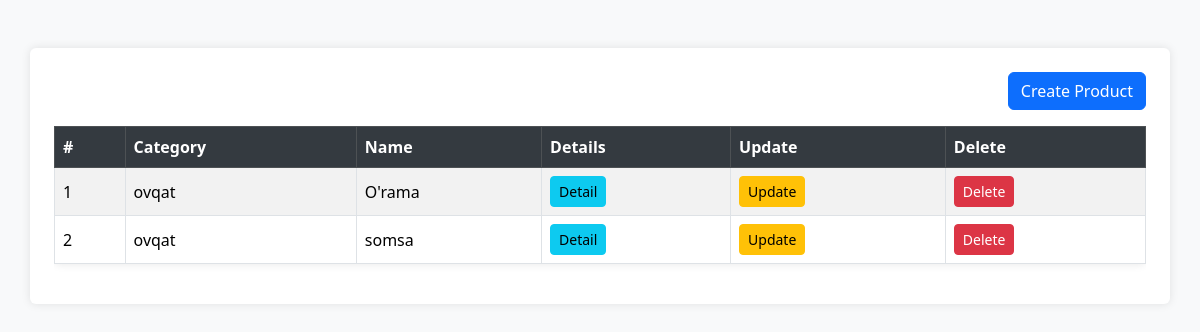
The page /main/back-office/product/list/ on the database as committed earlier.
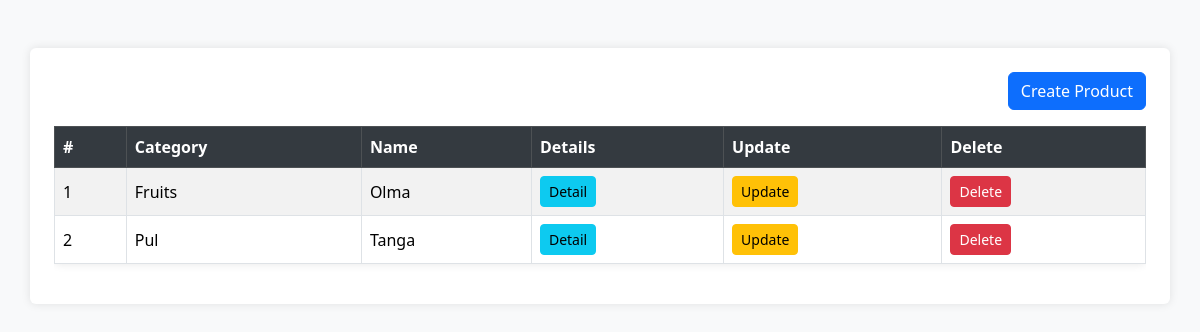
The same page on the database as committed later.
### Goods/models.py (models this page shows, shortened)
class Product(models.Model):
    name = models.CharField(max_length=255)
    quantity = models.PositiveIntegerField(default=1)
    price = models.DecimalField(max_digits=8, decimal_places=2)
    category = models.ForeignKey(Category, on_delete=models.CASCADE, related_name='products')
    description = models.TextField()

class Category(models.Model):
    name = models.CharField(max_length=255)
    title = models.TextField()
    img = models.ImageField(upload_to='category_img')

### Goods/back-office/product/views.py (the view)
# urls.py: path('list/', views.listProduct, name='listProduct'),
def listProduct(request):
    queryset = models.Product.objects.all()
    context = {}
    context['queryset'] = queryset
    return render(request, 'back-office/product/list.html',context)

### templates/back-office/product/list.html (shortened to what this page needs)
<!DOCTYPE html>
{% load static %}
<html lang="en">
<head>
    <link href="https://cdn.jsdelivr.net/npm/bootstrap@5.3.3/dist/css/bootstrap.min.css" rel="stylesheet">
</head>
<body>
    <div class="container mt-5">
        <div class="d-flex justify-content-end mb-3">
            <a href="{% url 'createProduct' %}" class="btn btn-primary">Create Product</a>
        </div>
        <div class="table-responsive">
            <table class="table table-bordered table-striped">
                <thead class="table-dark">
                    <tr>
                        <th>#</th>
                        <th>Category</th>
                        <th>Name</th>
                        <th>Details</th>
                        <th>Update</th>
                        <th>Delete</th>
                    </tr>
                </thead>
                <tbody>
                    {% for product in queryset %}
                    <tr>
                        <td>{{ forloop.counter }}</td>
                        <td>{{ product.category.name }}</td>
                        <td>{{ product.name }}</td>
                        <td><a href="{% url 'detailProduct' product.id %}" class="btn btn-info btn-sm">Detail</a></td>
                        <td><a href="{% url 'updateProduct' product.id %}" class="btn btn-warning btn-sm">Update</a></td>
                        <td><a href="{% url 'deleteProduct' product.id %}" class="btn btn-danger btn-sm">Delete</a></td>
                    </tr>
                    {% endfor %}
                </tbody>
            </table>
        </div>
    </div>
</body>
</html>

Rows that differ between the two databases and show on the page:
removed Product: category.name "ovqat", name "somsa"
changed Product: category.name "ovqat" → "Fruits"; name "O'rama" → "Olma"
added Product: category.name "Pul", name "Tanga"
